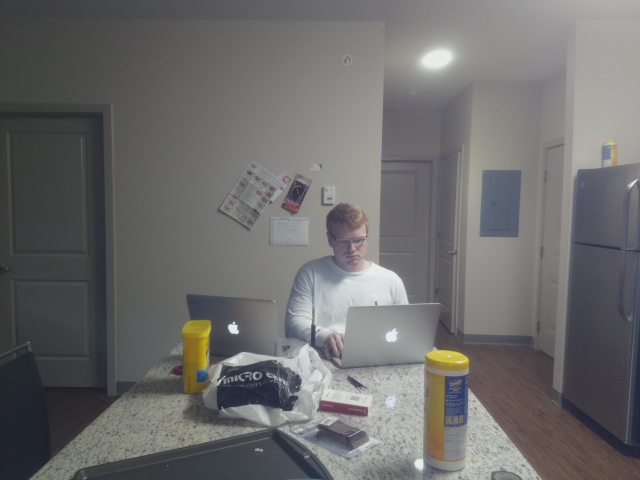
#> input picture FaceDetection/my_image.jpg, 640 x 480 px, given in place of the camera
$ python oldMains.py
#> lines starting #> are read from the running program, lines starting #| are printed output that depends on the picture
import cv2
import numpy as np

#refs: https://stackoverflow.com/questions/34871294/full-body-detection-and-tracking-using-opencvpython-2-7
#refs: https://pythonprogramming.net/haar-cascade-face-eye-detection-python-opencv-tutorial/

# multiple cascades: https://github.com/Itseez/opencv/tree/master/data/haarcascades
# https://github.com/opencv/opencv/tree/master/data/haarcascades

face_cascade = cv2.CascadeClassifier('haarcascade_frontalface_default.xml')
#eye_cascade = cv2.CascadeClassifier('haarcascade_eye.xml')
glasses_cascade = cv2.CascadeClassifier('haarcascade_eye_tree_eyeglasses.xml')

cap = cv2.VideoCapture(0)

def inside(r, q):
    rx, ry, rw, rh = r
    qx, qy, qw, qh = q
    return rx > qx and ry > qy and rx + rw < qx + qw and ry + rh < qy + qh

def draw_detections(img, rects, thickness = 1):
    for x, y, w, h in rects:
        # the HOG detector returns slightly larger rectangles than the real objects.
        # so we slightly shrink the rectangles to get a nicer output.
        pad_w, pad_h = int(0.15*w), int(0.05*h)
        cv2.rectangle(img, (x+pad_w, y+pad_h), (x+w-pad_w, y+h-pad_h), (0, 0, 255), 3)

while 1:
    ret, img = cap.read()
#> img is the input picture: shape (480, 640, 3); mean B, G, R 107.7, 108, 108.6
    gray = cv2.cvtColor(img, cv2.COLOR_BGR2GRAY)
    #Face_cascade
    faces = face_cascade.detectMultiScale(gray, 1.3, 5)
#> faces = ()

    hog = cv2.HOGDescriptor()
    hog.setSVMDetector(cv2.HOGDescriptor_getDefaultPeopleDetector())

    #Face Cascade Loop
    for (x, y, w, h) in faces:
        cv2.rectangle(img, (x, y), (x + w, y + h), (255, 0, 0), 2)
        roi_gray = gray[y:y + h, x:x + w]
        roi_color = img[y:y + h, x:x + w]
        #Eye_Cascade
        #eyes = eye_cascade.detectMultiScale(roi_gray)
        eyesG = glasses_cascade.detectMultiScale(roi_gray)
        # #Eye Cascade Loop
        for (ex, ey, ew, eh) in eyesG:
            roi_gray = gray[y:y + h, x:x + w]
            cv2.rectangle(roi_color, (ex, ey), (ex + ew, ey + eh), (0, 255, 0), 2)
#> this loop made 0 passes
        # Glasses Cascade Loop
        # for (ex, ey, ew, eh) in eyes:
        #     roi_gray = gray[y:y + h, x:x + w]
        #     cv2.rectangle(roi_color, (ex, ey), (ex + ew, ey + eh), (0, 255, 0), 2)

    found, w = hog.detectMultiScale(img, winStride=(8, 8), padding=(32, 32), scale=1.05)
#> found = (); w = ()
    draw_detections(img, found)

    cv2.namedWindow('img', cv2.WINDOW_NORMAL)  # Create window with freedom of dimensions
    imS = cv2.resize(img, (960, 540))  # Resize image
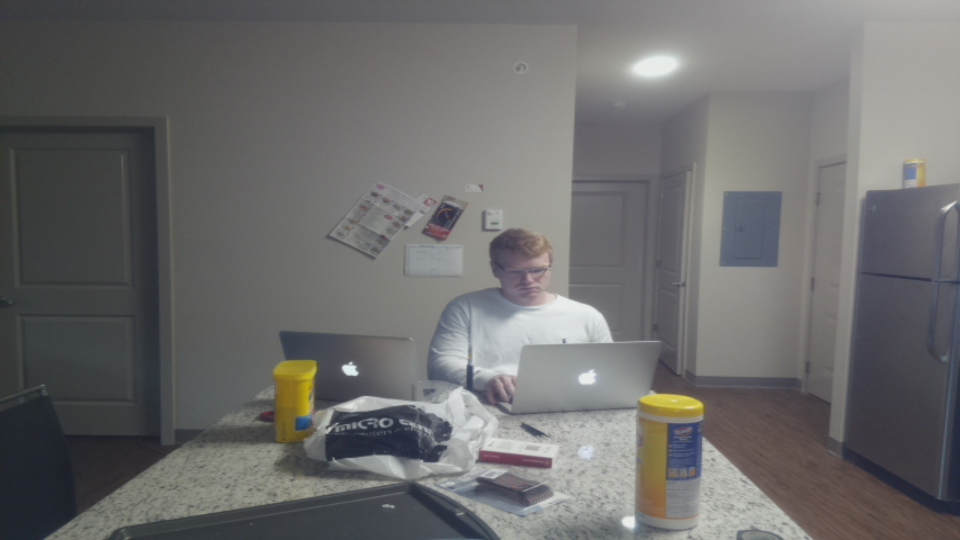
#> imS: shape (540, 960, 3); mean B, G, R 107.6, 107.9, 108.5
    cv2.imshow('img', imS)
    k = cv2.waitKey(30) & 0xff
#> (key Esc is pressed here)
    # Esc button
    if k == 27:
        break

cap.release()
cv2.destroyAllWindows()
